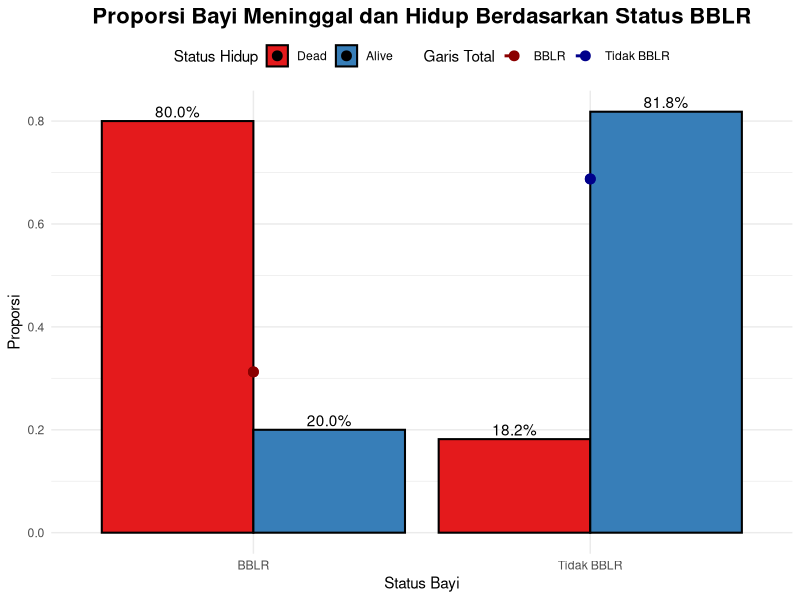
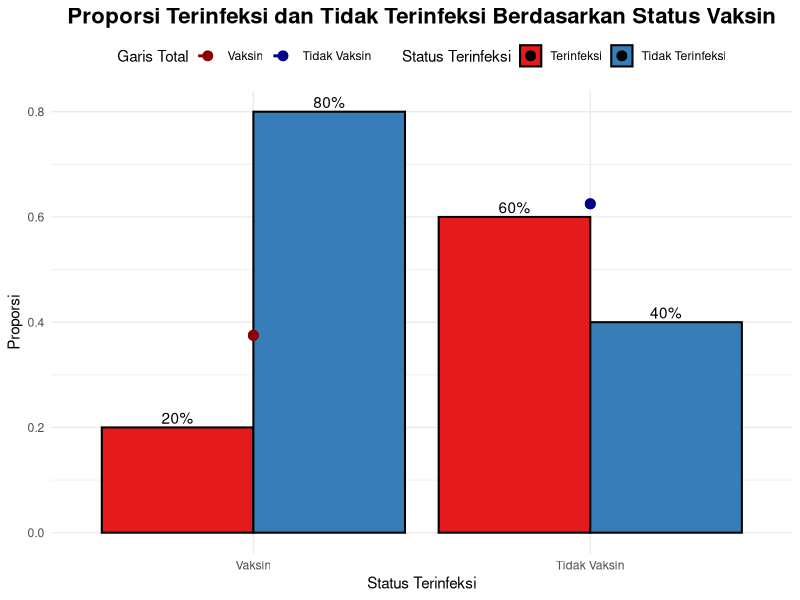
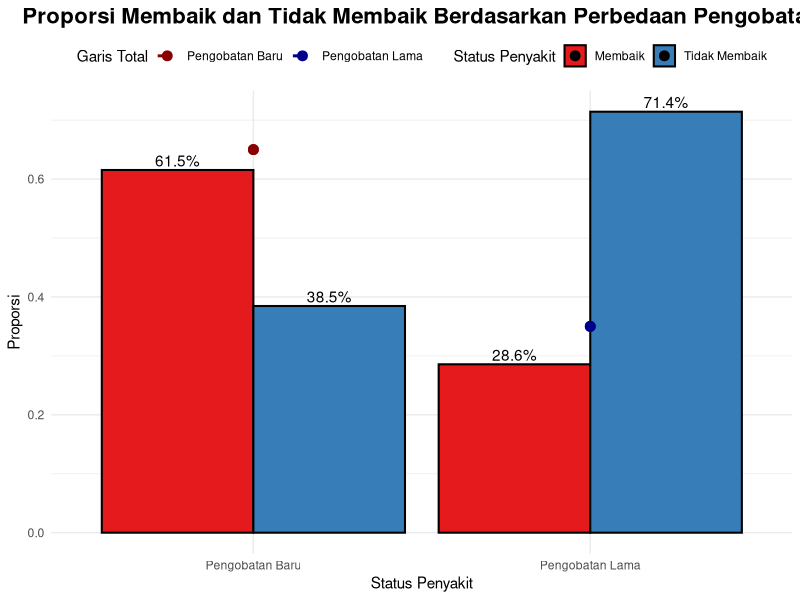
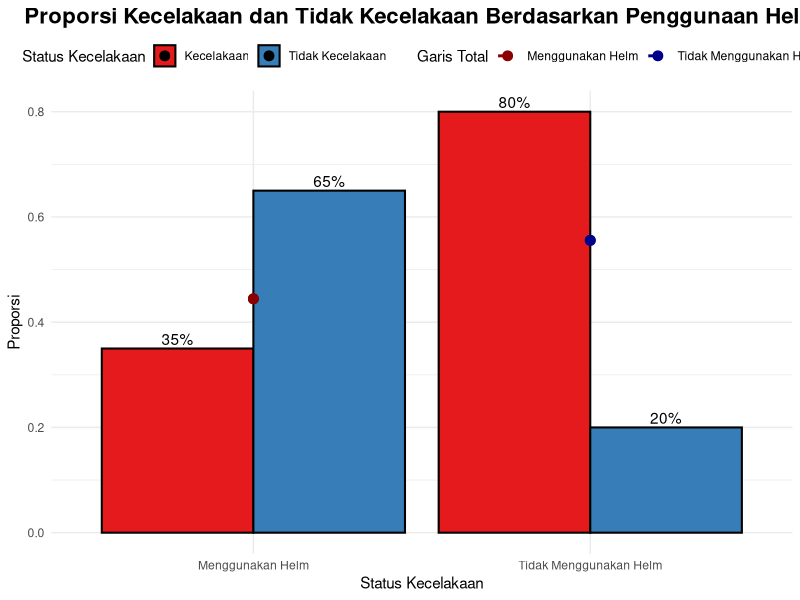
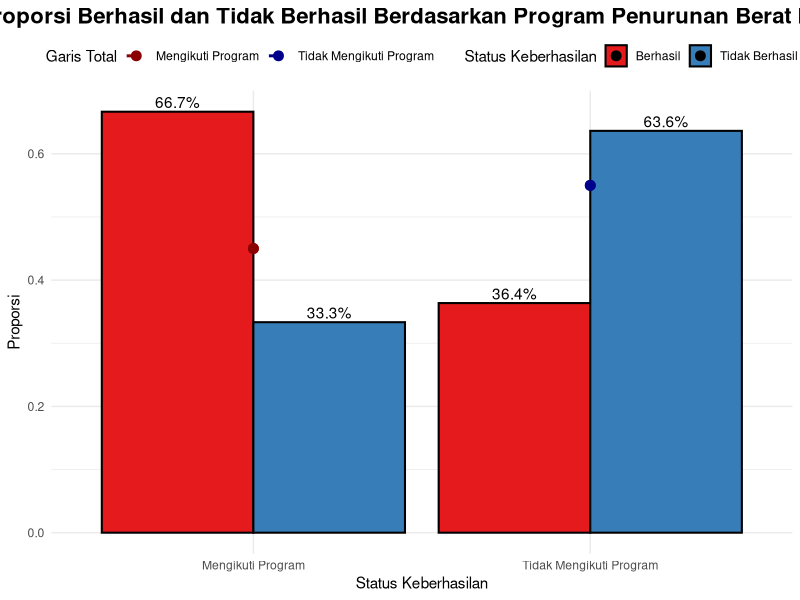
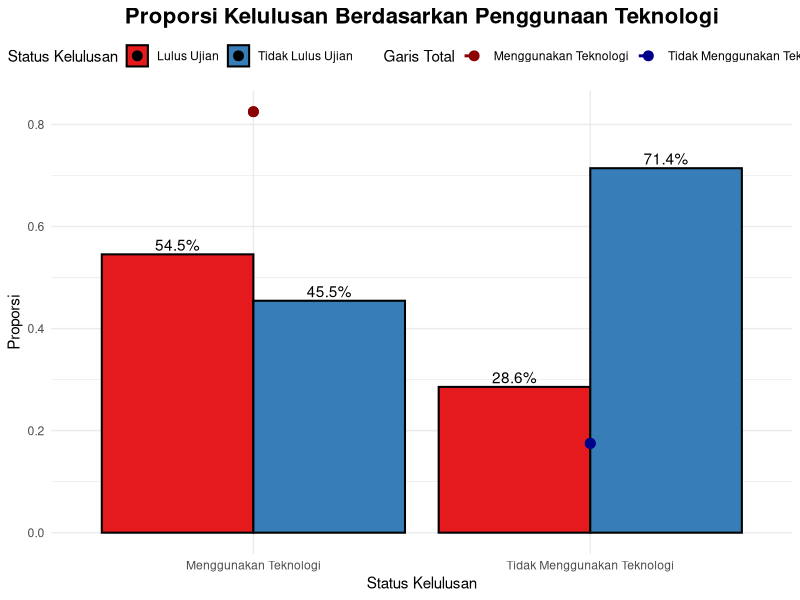
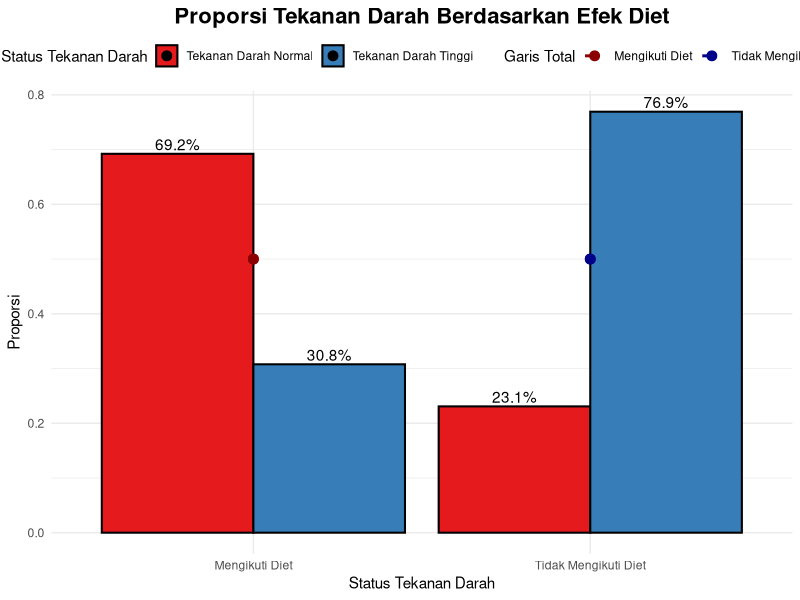
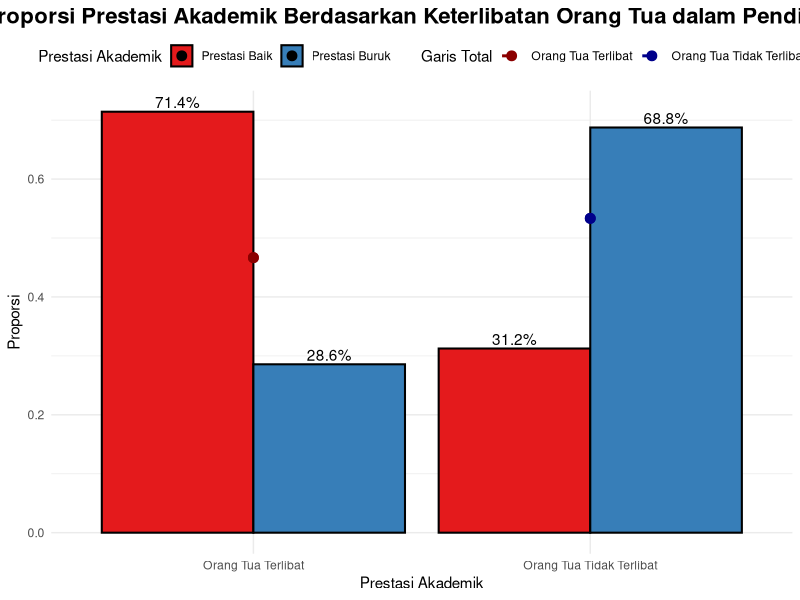

The R source for these figures, in order:
## ---- chunk 1
knitr::opts_chunk$set(echo = TRUE)
## ---- chunk 2
bayi = matrix(c(4,2,1,9), nrow = 2)
colnames(bayi) = c("Dead", "Alive")
rownames(bayi) = c("BBLR", "Tidak BBLR")
fishtest_bayi <- fisher.test(bayi)
fishtest_bayi
## ---- chunk 3
# Keputusan tolak atau terima H0
if (fishtest_bayi$p.value < 0.05) {
  print("Tolak H0: Ada hubungan yang signifikan antara status BBLR dan hasil kelahiran")
} else {
  print("Terima H0: Tidak ada hubungan yang signifikan antara status BBLR dan hasil kelahiran")
}
## ---- chunk 4
library(ggplot2)

# Data
bayi = matrix(c(4, 2, 1, 9), nrow = 2)
colnames(bayi) = c("Dead", "Alive")
rownames(bayi) = c("BBLR", "Tidak BBLR")

# Menghitung proporsi
proporsi = prop.table(bayi, margin = 1)

# Mengubah format data untuk ggplot2
data_plot = as.data.frame(as.table(proporsi))

# Menambahkan total proporsi per kategori BBLR dan Tidak BBLR
data_plot$total_proporsi = prop.table(rowSums(bayi))

# Membuat plot
ggplot(data_plot, aes(x = Var1, y = Freq, fill = Var2, label = scales::percent(Freq))) + 
  geom_bar(stat = "identity", position = "dodge", color = "black", size = 0.7) + 
  geom_text(position = position_dodge(width = 0.9), vjust = -0.3) +  # Anotasi nilai proporsi
  geom_line(aes(group = Var1, y = total_proporsi, color = Var1), linetype = "dashed", size = 1) + # Garis proporsi total
  geom_point(aes(group = Var1, y = total_proporsi, color = Var1), size = 3) + # Titik pada garis total
  scale_fill_brewer(palette = "Set1") +  # Warna lebih menarik
  scale_color_manual(values = c("BBLR" = "darkred", "Tidak BBLR" = "darkblue")) +  # Warna garis total
  labs(x = "Status Bayi", y = "Proporsi", fill = "Status Hidup", color = "Garis Total") + 
  ggtitle("Proporsi Bayi Meninggal dan Hidup Berdasarkan Status BBLR") + 
  theme_minimal() +
  theme(legend.position = "top", 
        plot.title = element_text(hjust = 0.5, size = 16, face = "bold"))  # Menambahkan judul
## ---- chunk 5
infeksi <-  matrix(c(3, 15, 12, 10), nrow = 2)
colnames(infeksi) <- c("Terinfeksi", "Tidak Terinfeksi")
rownames(infeksi) <-c("Vaksin", "Tidak Vaksin")
fishtest_infeksi <- fisher.test(infeksi)
fishtest_infeksi
## ---- chunk 6
# Keputusan tolak atau terima H0
if (fishtest_infeksi$p.value < 0.05) {
  print("Tolak H0: Ada hubungan yang signifikan antara status vaksinasi dan infeksi penyakit")
} else {
  print("Terima H0: Tidak ada hubungan yang signifikan antara status vaksinasi dan infeksi penyakit")
}
## ---- chunk 7
# Data
infeksi <-  matrix(c(3, 15, 12, 10), nrow = 2)
colnames(infeksi) <- c("Terinfeksi", "Tidak Terinfeksi")
rownames(infeksi) <- c("Vaksin", "Tidak Vaksin")

# Menghitung proporsi
proporsi1 <- prop.table(infeksi, margin = 1)

# Mengubah format data untuk ggplot2
data_plot1 <- as.data.frame(as.table(proporsi1))

# Menambahkan total proporsi per kategori BBLR dan Tidak BBLR
data_plot1$total_proporsi = prop.table(rowSums(infeksi))

# Membuat plot
ggplot(data_plot1, aes(x = Var1, y = Freq, fill = Var2, label = scales::percent(Freq))) + 
  geom_bar(stat = "identity", position = "dodge", color = "black", size = 0.7) + 
  geom_text(position = position_dodge(width = 0.9), vjust = -0.3) +  # Anotasi nilai proporsi
  geom_line(aes(group = Var1, y = total_proporsi, color = Var1), linetype = "dashed", size = 1) + # Garis proporsi total
  geom_point(aes(group = Var1, y = total_proporsi, color = Var1), size = 3) + # Titik pada garis total
  scale_fill_brewer(palette = "Set1") +  # Warna lebih menarik
  scale_color_manual(values = c("Vaksin" = "darkred", "Tidak Vaksin" = "darkblue")) +  # Warna garis total
  labs(x = "Status Terinfeksi", y = "Proporsi", fill = "Status Terinfeksi", color = "Garis Total") + 
  ggtitle("Proporsi Terinfeksi dan Tidak Terinfeksi Berdasarkan Status Vaksin") + 
  theme_minimal() +
  theme(legend.position = "top", 
        plot.title = element_text(hjust = 0.5, size = 16, face = "bold"))  # Menambahkan judul
## ---- chunk 8
jantung <- matrix(c(8, 2, 5, 5), nrow = 2)
colnames(jantung) <- c("Membaik", "Tidak Membaik")
rownames(jantung) <-c("Pengobatan Baru", "Pengobatan Lama")
fishtest_jantung <- fisher.test(jantung)
fishtest_jantung
## ---- chunk 9
# Keputusan tolak atau terima H0
if (fishtest_jantung$p.value < 0.05) {
  print("Tolak H0: Ada perbedaan signifikan dalam keberhasilan pengobatan jantung dibandingan pengobatan lama")
} else {
  print("Terima H0: Tidak ada perbedaan signifikan dalam keberhasilan pengobatan jantung dibandingan pengobatan lama")
}
## ---- chunk 10
# Data
jantung <- matrix(c(8, 2, 5, 5), nrow = 2)
colnames(jantung) <- c("Membaik", "Tidak Membaik")
rownames(jantung) <-c("Pengobatan Baru", "Pengobatan Lama")

# Menghitung proporsi
proporsi2 <- prop.table(jantung, margin = 1)

# Mengubah format data untuk ggplot2
data_plot2 <- as.data.frame(as.table(proporsi2))

# Menambahkan total proporsi per kategori BBLR dan Tidak BBLR
data_plot2$total_proporsi = prop.table(rowSums(jantung))

# Membuat plot
ggplot(data_plot2, aes(x = Var1, y = Freq, fill = Var2, label = scales::percent(Freq))) + 
  geom_bar(stat = "identity", position = "dodge", color = "black", size = 0.7) + 
  geom_text(position = position_dodge(width = 0.9), vjust = -0.3) +  # Anotasi nilai proporsi
  geom_line(aes(group = Var1, y = total_proporsi, color = Var1), linetype = "dashed", size = 1) + # Garis proporsi total
  geom_point(aes(group = Var1, y = total_proporsi, color = Var1), size = 3) + # Titik pada garis total
  scale_fill_brewer(palette = "Set1") +  # Warna lebih menarik
  scale_color_manual(values = c("Pengobatan Baru" = "darkred", "Pengobatan Lama" = "darkblue")) +  # Warna garis total
  labs(x = "Status Penyakit", y = "Proporsi", fill = "Status Penyakit", color = "Garis Total") + 
  ggtitle("Proporsi Membaik dan Tidak Membaik Berdasarkan Perbedaan Pengobatan") + 
  theme_minimal() +
  theme(legend.position = "top", 
        plot.title = element_text(hjust = 0.5, size = 16, face = "bold"))  # Menambahkan judul
## ---- chunk 11
kecelakaan <- matrix(c(7, 20, 13, 5), nrow = 2)
colnames(kecelakaan) <- c("Kecelakaan", "Tidak Kecelakaan")
rownames(kecelakaan) <-c("Menggunakan Helm", "Tidak Menggunakan Helm")
fishtest_kecelakaan <- fisher.test(kecelakaan)
fishtest_kecelakaan
## ---- chunk 12
# Keputusan tolak atau terima H0
if (fishtest_kecelakaan$p.value < 0.05) {
  print("Tolak H0: Ada hubungan yang signifikan antara penggunaan helm dan kejadian kecelakaan")
} else {
  print("Terima H0: Tidak ada hubungan yang signifikan antara penggunaan helm dan kejadian kecelakaan")
}
## ---- chunk 13
# Data
kecelakaan <- matrix(c(7, 20, 13, 5), nrow = 2)
colnames(kecelakaan) <- c("Kecelakaan", "Tidak Kecelakaan")
rownames(kecelakaan) <-c("Menggunakan Helm", "Tidak Menggunakan Helm")

# Menghitung proporsi
proporsi3 <- prop.table(kecelakaan, margin = 1)

# Mengubah format data untuk ggplot2
data_plot3 <- as.data.frame(as.table(proporsi3))

# Menambahkan total proporsi per kategori BBLR dan Tidak BBLR
data_plot3$total_proporsi = prop.table(rowSums(kecelakaan))

# Membuat plot
ggplot(data_plot3, aes(x = Var1, y = Freq, fill = Var2, label = scales::percent(Freq))) + 
  geom_bar(stat = "identity", position = "dodge", color = "black", size = 0.7) + 
  geom_text(position = position_dodge(width = 0.9), vjust = -0.3) +  # Anotasi nilai proporsi
  geom_line(aes(group = Var1, y = total_proporsi, color = Var1), linetype = "dashed", size = 1) + # Garis proporsi total
  geom_point(aes(group = Var1, y = total_proporsi, color = Var1), size = 3) + # Titik pada garis total
  scale_fill_brewer(palette = "Set1") +  # Warna lebih menarik
  scale_color_manual(values = c("Menggunakan Helm" = "darkred", "Tidak Menggunakan Helm" = "darkblue")) +  # Warna garis total
  labs(x = "Status Kecelakaan", y = "Proporsi", fill = "Status Kecelakaan", color = "Garis Total") + 
  ggtitle("Proporsi Kecelakaan dan Tidak Kecelakaan Berdasarkan Penggunaan Helm") + 
  theme_minimal() +
  theme(legend.position = "top", 
        plot.title = element_text(hjust = 0.5, size = 16, face = "bold"))  # Menambahkan judul
## ---- chunk 14
program <- matrix(c(6, 4, 3, 7), nrow = 2)
colnames(program) <- c("Berhasil", "Tidak Berhasil")
rownames(program) <-c("Mengikuti Program", "Tidak Mengikuti Program")
fishtest_program <- fisher.test(program)
fishtest_program
## ---- chunk 15
# Keputusan tolak atau terima H0
if (fishtest_program$p.value < 0.05) {
  print("Tolak H0: Program penurunan berat badan memiliki pengaruh signifikan terhadap keberhasilan penurunan berat badan")
} else {
  print("Terima H0: Program penurunan berat badan tidak memiliki pengaruh signifikan terhadap keberhasilan penurunan berat badan")
}
## ---- chunk 16
# Data
program <- matrix(c(6, 4, 3, 7), nrow = 2)
colnames(program) <- c("Berhasil", "Tidak Berhasil")
rownames(program) <-c("Mengikuti Program", "Tidak Mengikuti Program")

# Menghitung proporsi
proporsi4 <- prop.table(program, margin = 1)

# Mengubah format data untuk ggplot2
data_plot4 <- as.data.frame(as.table(proporsi4))

# Menambahkan total proporsi per kategori BBLR dan Tidak BBLR
data_plot4$total_proporsi = prop.table(rowSums(program))

# Membuat plot
ggplot(data_plot4, aes(x = Var1, y = Freq, fill = Var2, label = scales::percent(Freq))) + 
  geom_bar(stat = "identity", position = "dodge", color = "black", size = 0.7) + 
  geom_text(position = position_dodge(width = 0.9), vjust = -0.3) +  # Anotasi nilai proporsi
  geom_line(aes(group = Var1, y = total_proporsi, color = Var1), linetype = "dashed", size = 1) + # Garis proporsi total
  geom_point(aes(group = Var1, y = total_proporsi, color = Var1), size = 3) + # Titik pada garis total
  scale_fill_brewer(palette = "Set1") +  # Warna lebih menarik
  scale_color_manual(values = c("Mengikuti Program" = "darkred", "Tidak Mengikuti Program" = "darkblue")) +  # Warna garis total
  labs(x = "Status Keberhasilan", y = "Proporsi", fill = "Status Keberhasilan", color = "Garis Total") + 
  ggtitle("Proporsi Berhasil dan Tidak Berhasil Berdasarkan Program Penurunan Berat Badan") + 
  theme_minimal() +
  theme(legend.position = "top", 
        plot.title = element_text(hjust = 0.5, size = 16, face = "bold"))  # Menambahkan judul
## ---- chunk 17
belajar <- matrix(c(18, 2, 15, 5), nrow = 2)
colnames(belajar) <- c("Lulus Ujian", "Tidak Lulus Ujian")
rownames(belajar) <-c("Menggunakan Teknologi", "Tidak Menggunakan Teknologi")
fishtest_belajar <- fisher.test(belajar)
fishtest_belajar
## ---- chunk 18
# Keputusan tolak atau terima H0
if (fishtest_belajar$p.value < 0.05) {
  print("Tolak H0: Ada hubungan signifikan antara penggunaan teknologi dalam pembelajaran dan kelulusan ujian")
} else {
  print("Terima H0: Tidak ada hubungan signifikan antara penggunaan teknologi dalam pembelajaran dan kelulusan ujian")
}
## ---- chunk 19
# Data
belajar <- matrix(c(18, 2, 15, 5), nrow = 2)
colnames(belajar) <- c("Lulus Ujian", "Tidak Lulus Ujian")
rownames(belajar) <-c("Menggunakan Teknologi", "Tidak Menggunakan Teknologi")

# Menghitung proporsi
proporsi5 <- prop.table(belajar, margin = 1)

# Mengubah format data untuk ggplot2
data_plot5 <- as.data.frame(as.table(proporsi5))

# Menambahkan total proporsi per kategori BBLR dan Tidak BBLR
data_plot5$total_proporsi = prop.table(rowSums(belajar))

# Membuat plot
ggplot(data_plot5, aes(x = Var1, y = Freq, fill = Var2, label = scales::percent(Freq))) + 
  geom_bar(stat = "identity", position = "dodge", color = "black", size = 0.7) + 
  geom_text(position = position_dodge(width = 0.9), vjust = -0.3) +  # Anotasi nilai proporsi
  geom_line(aes(group = Var1, y = total_proporsi, color = Var1), linetype = "dashed", size = 1) + # Garis proporsi total
  geom_point(aes(group = Var1, y = total_proporsi, color = Var1), size = 3) + # Titik pada garis total
  scale_fill_brewer(palette = "Set1") +  # Warna lebih menarik
  scale_color_manual(values = c("Menggunakan Teknologi" = "darkred", "Tidak Menggunakan Teknologi" = "darkblue")) +  # Warna garis total
  labs(x = "Status Kelulusan", y = "Proporsi", fill = "Status Kelulusan", color = "Garis Total") + 
  ggtitle("Proporsi Kelulusan Berdasarkan Penggunaan Teknologi") + 
  theme_minimal() +
  theme(legend.position = "top", 
        plot.title = element_text(hjust = 0.5, size = 16, face = "bold"))  # Menambahkan judul
## ---- chunk 20
darah <- matrix(c(9, 3, 4, 10), nrow = 2)
colnames(darah) <- c("Tekanan Darah Normal", "Tekanan Darah Tinggi")
rownames(darah) <-c("Mengikuti Diet", "Tidak Mengikuti Diet")
fishtest_darah <- fisher.test(darah)
fishtest_darah
## ---- chunk 21
# Keputusan tolak atau terima H0
if (fishtest_darah$p.value < 0.05) {
  print("Tolak H0: Diet memiliki pengaruh signifikan terhadap pengendalian tekanan darah tinggi")
} else {
  print("Terima H0: Diet tidak memiliki pengaruh signifikan terhadap pengendalian tekanan darah tinggi")
}
## ---- chunk 22
# Data
darah <- matrix(c(9, 3, 4, 10), nrow = 2)
colnames(darah) <- c("Tekanan Darah Normal", "Tekanan Darah Tinggi")
rownames(darah) <-c("Mengikuti Diet", "Tidak Mengikuti Diet")

# Menghitung proporsi
proporsi6 <- prop.table(darah, margin = 1)

# Mengubah format data untuk ggplot2
data_plot6 <- as.data.frame(as.table(proporsi6))

# Menambahkan total proporsi per kategori 
data_plot6$total_proporsi = prop.table(rowSums(darah))

# Membuat plot
ggplot(data_plot6, aes(x = Var1, y = Freq, fill = Var2, label = scales::percent(Freq))) + 
  geom_bar(stat = "identity", position = "dodge", color = "black", size = 0.7) + 
  geom_text(position = position_dodge(width = 0.9), vjust = -0.3) +  # Anotasi nilai proporsi
  geom_line(aes(group = Var1, y = total_proporsi, color = Var1), linetype = "dashed", size = 1) + # Garis proporsi total
  geom_point(aes(group = Var1, y = total_proporsi, color = Var1), size = 3) + # Titik pada garis total
  scale_fill_brewer(palette = "Set1") +  # Warna lebih menarik
  scale_color_manual(values = c("Mengikuti Diet" = "darkred", "Tidak Mengikuti Diet" = "darkblue")) +  # Warna garis total
  labs(x = "Status Tekanan Darah", y = "Proporsi", fill = "Status Tekanan Darah", color = "Garis Total") + 
  ggtitle("Proporsi Tekanan Darah Berdasarkan Efek Diet") + 
  theme_minimal() +
  theme(legend.position = "top", 
        plot.title = element_text(hjust = 0.5, size = 16, face = "bold"))  # Menambahkan judul
## ---- chunk 23
prestasi <- matrix(c(10, 5, 4, 11), nrow = 2)
colnames(prestasi) <- c("Prestasi Baik", "Prestasi Buruk")
rownames(prestasi) <-c("Orang Tua Terlibat", "Orang Tua Tidak Terlibat")
fishtest_prestasi <- fisher.test(prestasi)
fishtest_prestasi
## ---- chunk 24
# Keputusan tolak atau terima H0
if (fishtest_prestasi$p.value < 0.05) {
  print("Tolak H0: Keterlibatan orang tua dalam pendidikan memiliki hubungan signifikan dengan prestasi akademik siswa")
} else {
  print("Terima H0: Keterlibatan orang tua dalam pendidikan tidak memiliki hubungan signifikan dengan prestasi akademik siswa")
}
## ---- chunk 25
# Data
prestasi <- matrix(c(10, 5, 4, 11), nrow = 2)
colnames(prestasi) <- c("Prestasi Baik", "Prestasi Buruk")
rownames(prestasi) <-c("Orang Tua Terlibat", "Orang Tua Tidak Terlibat")

# Menghitung proporsi
proporsi7 <- prop.table(prestasi, margin = 1)

# Mengubah format data untuk ggplot2
data_plot7 <- as.data.frame(as.table(proporsi7))

# Menambahkan total proporsi per kategori 
data_plot7$total_proporsi = prop.table(rowSums(prestasi))

# Membuat plot
ggplot(data_plot7, aes(x = Var1, y = Freq, fill = Var2, label = scales::percent(Freq))) + 
  geom_bar(stat = "identity", position = "dodge", color = "black", size = 0.7) + 
  geom_text(position = position_dodge(width = 0.9), vjust = -0.3) +  # Anotasi nilai proporsi
  geom_line(aes(group = Var1, y = total_proporsi, color = Var1), linetype = "dashed", size = 1) + # Garis proporsi total
  geom_point(aes(group = Var1, y = total_proporsi, color = Var1), size = 3) + # Titik pada garis total
  scale_fill_brewer(palette = "Set1") +  # Warna lebih menarik
  scale_color_manual(values = c("Orang Tua Terlibat" = "darkred", "Orang Tua Tidak Terlibat" = "darkblue")) +  # Warna garis total
  labs(x = "Prestasi Akademik", y = "Proporsi", fill = "Prestasi Akademik", color = "Garis Total") + 
  ggtitle("Proporsi Prestasi Akademik Berdasarkan Keterlibatan Orang Tua dalam Pendidikan") + 
  theme_minimal() +
  theme(legend.position = "top", 
        plot.title = element_text(hjust = 0.5, size = 16, face = "bold"))  # Menambahkan judul
## ---- chunk 26
konseling <- matrix(c(12, 3, 5, 8), nrow = 2)
colnames(konseling) <- c("Depresi Menurun", "Depresi Tidak Menurun")
rownames(konseling) <-c("Mendapatkan Konseling", "Tidak Mendapatkan Konseling")
fishtest_konseling <- fisher.test(konseling)
fishtest_konseling
## ---- chunk 27
# Keputusan tolak atau terima H0
if (fishtest_konseling$p.value < 0.05) {
  print("Tolak H0: Konseling memiliki pengaruh signifikan terhadap penurunan tingkat depresi")
} else {
  print("Terima H0: Konseling tidak memiliki pengaruh signifikan terhadap penurunan tingkat depresi")
}
## ---- chunk 28
# Data
konseling <- matrix(c(12, 3, 5, 8), nrow = 2)
colnames(konseling) <- c("Depresi Menurun", "Depresi Tidak Menurun")
rownames(konseling) <-c("Mendapatkan Konseling", "Tidak Mendapatkan Konseling")

# Menghitung proporsi
proporsi8 <- prop.table(konseling, margin = 1)

# Mengubah format data untuk ggplot2
data_plot8 <- as.data.frame(as.table(proporsi8))

# Menambahkan total proporsi per kategori 
data_plot8$total_proporsi = prop.table(rowSums(konseling))

# Membuat plot
ggplot(data_plot8, aes(x = Var1, y = Freq, fill = Var2, label = scales::percent(Freq))) + 
  geom_bar(stat = "identity", position = "dodge", color = "black", size = 0.7) + 
  geom_text(position = position_dodge(width = 0.9), vjust = -0.3) +  # Anotasi nilai proporsi
  geom_line(aes(group = Var1, y = total_proporsi, color = Var1), linetype = "dashed", size = 1) + # Garis proporsi total
  geom_point(aes(group = Var1, y = total_proporsi, color = Var1), size = 3) + # Titik pada garis total
  scale_fill_brewer(palette = "Set1") +  # Warna lebih menarik
  scale_color_manual(values = c("Konseling" = "darkred", "Tidak Konseling" = "darkblue")) +  # Warna garis total
  labs(x = "Tingkat Depresi", y = "Proporsi", fill = "Tingkat Depresi", color = "Garis Total") + 
  ggtitle("Proporsi Tingkat Depresi Berdasarkan Kehadiran Konseling") + 
  theme_minimal() +
  theme(legend.position = "top", 
        plot.title = element_text(hjust = 0.5, size = 16, face = "bold"))  # Menambahkan judul
## ---- chunk 29
latihan <- matrix(c(7, 2, 4, 6), nrow = 2)
colnames(latihan) <- c("Sembuh", "Tidak Sembuh")
rownames(latihan) <-c("Latihan", "Tidak latihan")
fishtest_latihan <- fisher.test(latihan)
fishtest_latihan
## ---- chunk 30
# Keputusan tolak atau terima H0
if (fishtest_latihan$p.value < 0.05) {
  print("Tolak H0: Latihan fisik memiliki hubungan signifikan dengan penyembuhan cedera olahraga")
} else {
  print("Terima H0: Latihan fisik tidak memiliki hubungan signifikan dengan penyembuhan cedera olahraga")
}
## ---- chunk 31
# Data
latihan <- matrix(c(7, 2, 4, 6), nrow = 2)
colnames(latihan) <- c("Sembuh", "Tidak Sembuh")
rownames(latihan) <-c("Latihan", "Tidak latihan")

# Menghitung proporsi
proporsi9 <- prop.table(latihan, margin = 1)

# Mengubah format data untuk ggplot2
data_plot9 <- as.data.frame(as.table(proporsi9))

# Menambahkan total proporsi per kategori 
data_plot9$total_proporsi = prop.table(rowSums(latihan))

# Membuat plot
ggplot(data_plot9, aes(x = Var1, y = Freq, fill = Var2, label = scales::percent(Freq))) + 
  geom_bar(stat = "identity", position = "dodge", color = "black", size = 0.7) + 
  geom_text(position = position_dodge(width = 0.9), vjust = -0.3) +  # Anotasi nilai proporsi
  geom_line(aes(group = Var1, y = total_proporsi, color = Var1), linetype = "dashed", size = 1) + # Garis proporsi total
  geom_point(aes(group = Var1, y = total_proporsi, color = Var1), size = 3) + # Titik pada garis total
  scale_fill_brewer(palette = "Set1") +  # Warna lebih menarik
  scale_color_manual(values = c("Latihan" = "darkred", "Tidak Latihan" = "darkblue")) +  # Warna garis total
  labs(x = "Penyembuhan", y = "Proporsi", fill = "Penyembuhan", color = "Garis Total") + 
  ggtitle("Proporsi Penyembuhan Cedera Berdasarkan Efek Latihan Fisik") + 
  theme_minimal() +
  theme(legend.position = "top", 
        plot.title = element_text(hjust = 0.5, size = 16, face = "bold"))  # Menambahkan judul
## ---- chunk 32
antibiotik <- matrix(c(15, 3, 7, 8), nrow = 2)
colnames(antibiotik) <- c("Sembuh", "Tidak Sembuh")
rownames(antibiotik) <-c("Menggunakan Antibiotik", "Tidak Menggunakan Antibiotik")
fishtest_antibiotik <- fisher.test(antibiotik)
fishtest_antibiotik
## ---- chunk 33
# Keputusan tolak atau terima H0
if (fishtest_antibiotik$p.value < 0.05) {
  print("Tolak H0: Penggunaan antibiotik memiliki pengaruh signifikan terhadap kesembuhan dari infeksi")
} else {
  print("Terima H0: Penggunaan antibiotik tidak memiliki pengaruh signifikan terhadap kesembuhan dari infeksi")
}
## ---- chunk 34
# Data
antibiotik <- matrix(c(15, 3, 7, 8), nrow = 2)
colnames(antibiotik) <- c("Sembuh", "Tidak Sembuh")
rownames(antibiotik) <-c("Menggunakan Antibiotik", "Tidak Menggunakan Antibiotik")

# Menghitung proporsi
proporsi10 <- prop.table(antibiotik, margin = 1)

# Mengubah format data untuk ggplot2
data_plot10 <- as.data.frame(as.table(proporsi10))

# Menambahkan total proporsi per kategori 
data_plot10$total_proporsi = prop.table(rowSums(antibiotik))

# Membuat plot
ggplot(data_plot10, aes(x = Var1, y = Freq, fill = Var2, label = scales::percent(Freq))) + 
  geom_bar(stat = "identity", position = "dodge", color = "black", size = 0.7) + 
  geom_text(position = position_dodge(width = 0.9), vjust = -0.3) +  # Anotasi nilai proporsi
  geom_line(aes(group = Var1, y = total_proporsi, color = Var1), linetype = "dashed", size = 1) + # Garis proporsi total
  geom_point(aes(group = Var1, y = total_proporsi, color = Var1), size = 3) + # Titik pada garis total
  scale_fill_brewer(palette = "Set1") +  # Warna lebih menarik
  scale_color_manual(values = c("Menggunakan Antibiotik" = "darkred", "Tidak Menggunakan Antibiotik" = "darkblue")) +  # Warna garis total
  labs(x = "Penyembuhan", y = "Proporsi", fill = "Penyembuhan", color = "Garis Total") + 
  ggtitle("Proporsi Penyembuhan Infeksi Berdasarkan Penggunaan Antibiotik") + 
  theme_minimal() +
  theme(legend.position = "top", 
        plot.title = element_text(hjust = 0.5, size = 16, face = "bold"))  # Menambahkan judul
